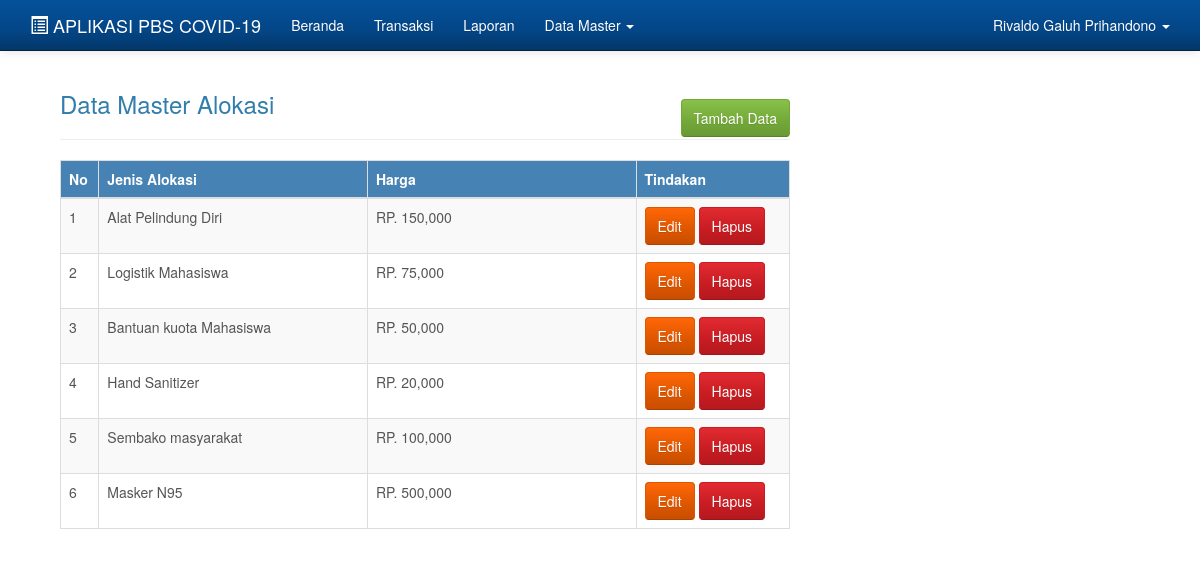
The app's page /admin.php?hlm=alokasi (signed in) with its own data.
### tables this page shows
CREATE TABLE `jenis_alokasi` (
  `id_jenis` int(10) NOT NULL,
  `jenis_alokasi` varchar(70) NOT NULL,
  `harga` int(50) NOT NULL
);

### alokasi.php (the view)
<?php
if( empty( $_SESSION['id_user'] ) ){
	$_SESSION['err'] = '<strong>ERROR!</strong> Anda harus login terlebih dahulu.';
	header('Location: ./');
	die();
} else {
	if( isset( $_REQUEST['aksi'] )){
		$aksi = $_REQUEST['aksi'];
		switch($aksi){
			case 'baru':
				include 'alokasi_baru.php';
				break;
			case 'edit':
				include 'alokasi_edit.php';
				break;
			case 'hapus':
				include 'alokasi_hapus.php';
				break;
		}
	} else {
		echo '
			<div class="container">
			<div class="col-md-8">
				<h3 style="margin-bottom: -20px;">Data Master Alokasi</h3>
					<a href="./admin.php?hlm=alokasi&aksi=baru" class="btn btn-success btn-s pull-right">Tambah Data</a>
				<br/><hr/>
				<table class="table table-striped table-bordered">
					<thead style="background-color:#4682B4; color:white;">
				  	<tr>
						<th width="5%">No</th>
						<th width="35%">Jenis Alokasi</th>
					 	<th width="35%">Harga</th>
					 	<th width="20%">Tindakan</th>
				   	</tr>
				 </thead>
				 <tbody>';
		 	$sql = mysqli_query($koneksi, "SELECT * FROM jenis_alokasi");
		 	if(mysqli_num_rows($sql) > 0){
		 		$no = 0;
				 while($row = mysqli_fetch_array($sql)){
	 				$no++;
	 			echo '
				   <tr>
					 <td>'.$no.'</td>
					 <td>'.$row['jenis_alokasi'].'</td>
					 <td>RP. '.number_format($row['harga']).'</td>
					 <td>
					<script type="text/javascript" language="JavaScript">
					  	function konfirmasi(){
						  	tanya = confirm("Anda yakin akan menghapus user ini?");
						  	if (tanya == true) return true;
						  	else return false;
						}
					</script>
					 <a href="?hlm=alokasi&aksi=edit&id_jenis='.$row['id_jenis'].'" class="btn btn-warning btn-s">Edit</a>
					 <a href="?hlm=alokasi&aksi=hapus&submit=yes&id_jenis='.$row['id_jenis'].'" class="btn btn-danger btn-s tombol-hapus">Hapus</a>
					 </td>';
				}
			} else {
				 echo '<td colspan="8"><center><p class="add">Tidak ada data untuk ditampilkan. <u><a href="?hlm=biaya&aksi=baru">Tambah data baru</a></u> </p></center></td></tr>';
			}
			echo '
			 	</tbody>
			</table>
			</div>
		</div>';
	}
}
?>

### admin.php (style rules this page uses)
body { min-height: 200px; padding-top: 70px; }

### records on screen
jenis_alokasi: jenis_alokasi "Alat Pelindung Diri", harga "150,000"
jenis_alokasi: jenis_alokasi "Logistik Mahasiswa", harga "75,000"
jenis_alokasi: jenis_alokasi "Bantuan kuota Mahasiswa", harga "50,000"
jenis_alokasi: jenis_alokasi "Hand Sanitizer", harga "20,000"
jenis_alokasi: jenis_alokasi "Sembako masyarakat", harga "100,000"
jenis_alokasi: jenis_alokasi "Masker N95", harga "500,000"

### other values on screen
$_SESSION['nama'] "Rivaldo Galuh Prihandono"
